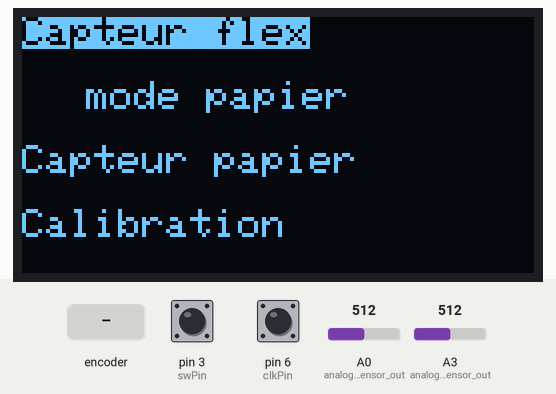
Bench run of a sketch on a simulated Arduino Uno, built with avr-gcc and run on an emulated ATmega328P. On the bench: 128×64 one-colour display. The inputs (shaded band) are chosen by the test bench; at power-on: pin 3 (swPin) HIGH, pin 6 (clkPin) HIGH, A0 (analog_paper_sensor_out) = 512, A3 (analog_flex_sensor_out) = 512. What the sketch prints to the serial monitor is not drawn.

Above: at 1.2 s.
1.3 s: rotary encoder on pin 6 (clkPin) / pin 4 (dtPin) turned 2 steps (second pin leading)
At 2.3 s:
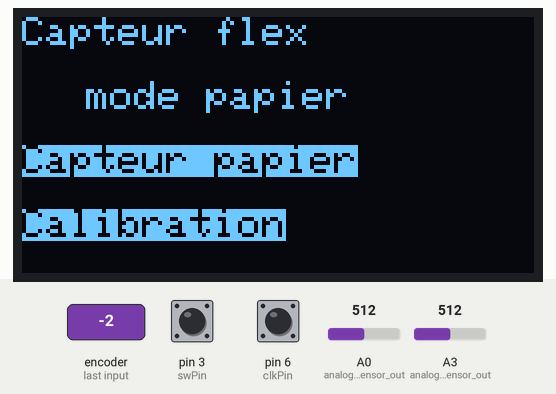
3.3 s: rotary encoder on pin 6 (clkPin) / pin 4 (dtPin) turned 1 step (first pin leading)
At 4.8 s:
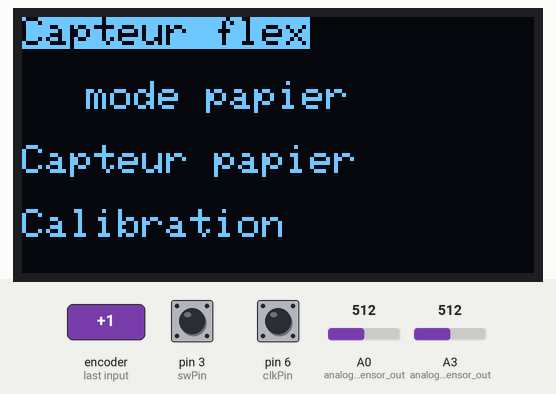
5.1 s: pin 3 (swPin) pulled LOW for 0.15 s
At 6.3 s:
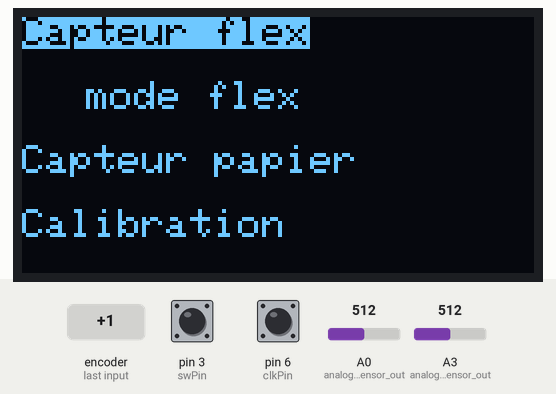
Timing chart, 0 to 8.1 s (numbered marks = the images above; inputs shaded):
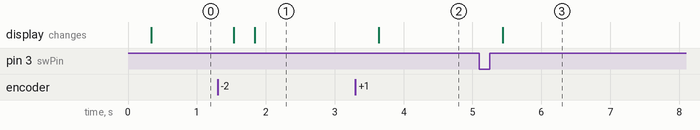

Measured:
- after the input at 1.3 s, the display: first changes after 0.24 s (image 1 shows a later state)
- after the input at 3.3 s, the display: changes after 0.34 s (image 2)
- after the input at 5.1 s, the display: changes after 0.34 s (image 3)

The sketch:

projet_capteur.ino
```cpp
#include <SoftwareSerial.h>
#include <Wire.h>
#include <Adafruit_SSD1306.h>

#define rxPin 0
#define txPin 1
#define swPin 3
#define clkPin 6
#define dtPin 4
#define VCC 5

#define largeur 128
#define hauteur 64
#define OLED_RESET -1
#define adresse 0x3C
Adafruit_SSD1306 ecranOLED(largeur, hauteur, &Wire, OLED_RESET);

#include <SPI.h>

// Define the MCP41100 OP command bits (only one POT)
// Note: command byte format xxCCxxPP, CC command, PP pot number (01 if selected)
#define MCP_NOP 0b00000000
#define MCP_WRITE 0b00010001
#define MCP_SHTDWN 0b00100001

const int ssMCPin = 10; // Define the slave select for the digital pot

#define WAIT_DELAY 5000
float valeurr;
const int R5=1000;
const int R3=10000;
const int R4=98000;
const int R1=98000;
float valeur;
const int analog_flex_sensor_out  = A3;
const int analog_paper_sensor_out = A0;
int valeur_resistance=100;
bool setup_R= false;
int choix_read  = 1;
int position    = 0;
int lastCLK     = 0;
int mouvement_accumulated = 0;  //
int R2=0;
unsigned long lastTime = 0;
float R0;
int16_t encoded ;

// ────────────────────────────────────────────
// Lecture capteur
// ────────────────────────────────────────────
float readCapteur(int choix) {
  if (choix == 0) {
    int ADCflex = analogRead(analog_flex_sensor_out);
    float Vflex = (ADCflex * VCC) / 1023.0;
    float Rflex = 27000 * (VCC / Vflex - 1.0);
    return (Rflex/1000.0);
  } else {
    float resistance = ((1.0 + (R4 / R2)) * (R1 * (1024.0 / analogRead(analog_paper_sensor_out))) - R1 - R3) / 1000.0;
    return (resistance);
  }
}

// ────────────────────────────────────────────
// Encodeur : appelé en continu dans loop()
// Accumule les mouvements sans bloquer
// ────────────────────────────────────────────
void read_encodeur() {
  static int prev_CLK = HIGH;
  int new_CLK = digitalRead(clkPin);
  if (new_CLK == HIGH && new_CLK != prev_CLK) {
    mouvement_accumulated += 1;
  }
  prev_CLK = new_CLK;

}

void calibration() {
  while(setup_R== false){
    delay(50);
    valeur = analogRead(analog_paper_sensor_out);
  if (valeur<=508){
    valeur_resistance--;
  }
  else if(valeur>=516){
    valeur_resistance++;
  }
  if((valeur>508&&valeur<516) || valeur_resistance<2 || valeur_resistance>254){
    setup_R=true;
  }
    SPIWrite(MCP_WRITE, valeur_resistance, ssMCPin);
  }
  R2=valeur_resistance*(10000.0/255.0);
  float a = readCapteur(1);
  R0 = a;
  Serial.println(R0);
  }
// ────────────────────────────────────────────
// Affichage OLED + bouton (appelé 1x/seconde)
// ────────────────────────────────────────────
void ecran_oled() {
  // Applique les mouvements accumulés depuis la dernière seconde
  if (mouvement_accumulated != 0) {
    position = (position + mouvement_accumulated % 2 + 3) % 3;
    mouvement_accumulated = 0;  // reset après application
  }

  ecranOLED.clearDisplay();
  ecranOLED.setTextSize(1);
  ecranOLED.setCursor(16,16);
  ecranOLED.setTextColor(SSD1306_WHITE, SSD1306_BLACK);
  if (choix_read==1){
    ecranOLED.println("mode papier");
  }
  else {
    ecranOLED.println("mode flex");
  }
  // Option 0 : Capteur flex

  if (position == 0) {
    ecranOLED.setTextColor(SSD1306_BLACK, SSD1306_WHITE); // surligné
  } else {
    ecranOLED.setTextColor(SSD1306_WHITE, SSD1306_BLACK);
  }
  ecranOLED.setCursor(0, 0);
  ecranOLED.println("Capteur flex");

  // Option 1 : Capteur papier
  if (position == 1) {
    ecranOLED.setTextColor(SSD1306_BLACK, SSD1306_WHITE); // surligné
  }
  // Option 2 : Calibration
  if (position == 2) {
    ecranOLED.setTextColor(SSD1306_BLACK, SSD1306_WHITE);
  } else {
    ecranOLED.setTextColor(SSD1306_WHITE, SSD1306_BLACK);
  }
  ecranOLED.setCursor(0, 48);
  ecranOLED.println("Calibration");
  ecranOLED.setCursor(0, 32);
  ecranOLED.println("Capteur papier");

  // Bouton validation
if (digitalRead(swPin) == LOW) {
    if (position == 2) {
      // Lance calibration
      setup_R = false;   // reset pour relancer
      calibration();
    } else {
      choix_read = position;
    }
    delay(200);
  }
  ecranOLED.display();
}


void SPIWrite(uint8_t cmd, uint8_t data, uint8_t ssPin) // SPI write the command and data to the MCP IC connected to the ssPin
{
  SPI.beginTransaction(SPISettings(14000000, MSBFIRST, SPI_MODE0)); //https://www.arduino.cc/en/Reference/SPISettings

  digitalWrite(ssPin, LOW); // SS pin low to select chip

  SPI.transfer(cmd);        // Send command code
  SPI.transfer(data);       // Send associated value

  digitalWrite(ssPin, HIGH);// SS pin high to de-select chip
  SPI.endTransaction();
  }

void setup() {
  Serial.begin(9600);   //
  pinMode(clkPin, INPUT_PULLUP);
  pinMode(dtPin,  INPUT_PULLUP);
  pinMode(swPin,  INPUT_PULLUP);
  pinMode (ssMCPin, OUTPUT); //select pin output
  digitalWrite(ssMCPin, HIGH); //SPI chip disabled
  SPI.begin();


  if (!ecranOLED.begin(SSD1306_SWITCHCAPVCC, adresse)) {
    while (1);}


  lastCLK = digitalRead(clkPin);
  calibration();
}

// ────────────────────────────────────────────
void loop() {
  read_encodeur();

  if (millis() - lastTime >= 300) {
    lastTime = millis();
    ecran_oled();                     // applique mouvement et affiche
    valeur = readCapteur(choix_read);
    if (choix_read==0) {
      valeur = readCapteur(0);
    } else {
      valeur = readCapteur(1);
      valeurr =valeur;
      valeur = ((valeur - R0) / R0 ) * 100 ;
      uint16_t encoded = (uint16_t)(valeur * 1000 + 1000);
    }
    //Serial.println(valeurr);
    Serial.write(int(valeurr) >> 8);
    Serial.write(int(valeurr) & 0xFF);

  }
}
```
